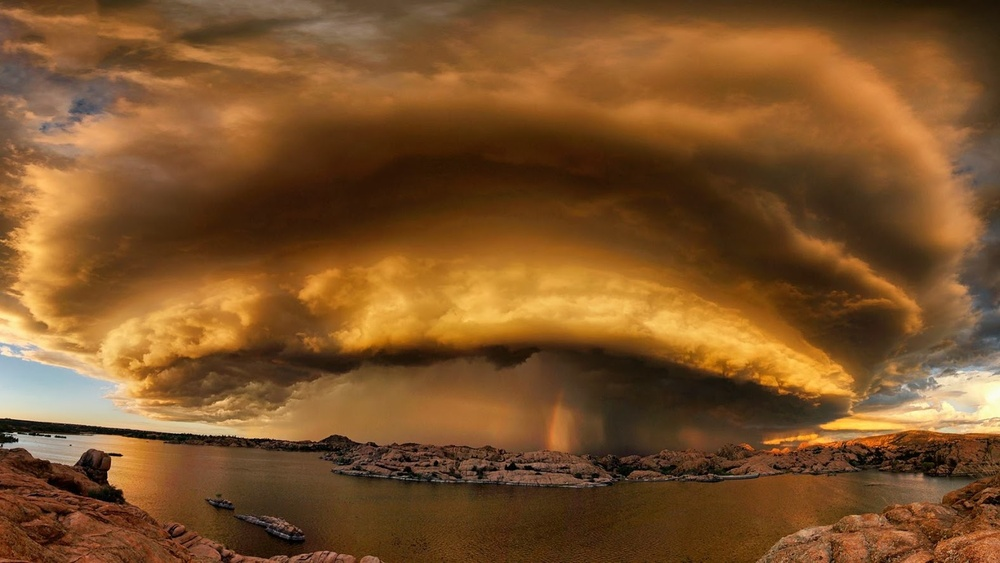
#> input picture Laboratorio 2/tornado.jpg, 1000 x 563 px, shrunk from 1576 x 887 before the run
$ python lab22.py
#> lines starting #> are read from the running program, lines starting #| are printed output that depends on the picture
import cv2
import numpy as np
from matplotlib import pyplot as plt

fileName = 'tornado.jpg'

def hist(image):
    return (cv2.calcHist([image], [0], None, [256], [0, 256]),
        cv2.calcHist([image], [1], None, [256], [0, 256]), cv2.calcHist([image], [2], None, [256], [0, 256]))

def plotHistogram(b, g, r, text):
    plt.figure()
    plt.xlim([0, 256])
    plt.plot(b, 'b')
    plt.plot(g, 'g')
    plt.plot(r, 'r')
    plt.title(text)

def plotBGRImage(image, text):
    image = cv2.cvtColor(image, cv2.COLOR_BGR2RGB)
    plt.figure()
    plt.title(text)
    plt.imshow(image)

image = cv2.imread(fileName)
#> image is the input picture: shape (563, 1000, 3); mean B, G, R 41.5, 83.1, 125.1

b = cv2.equalizeHist(image[:,:,0])
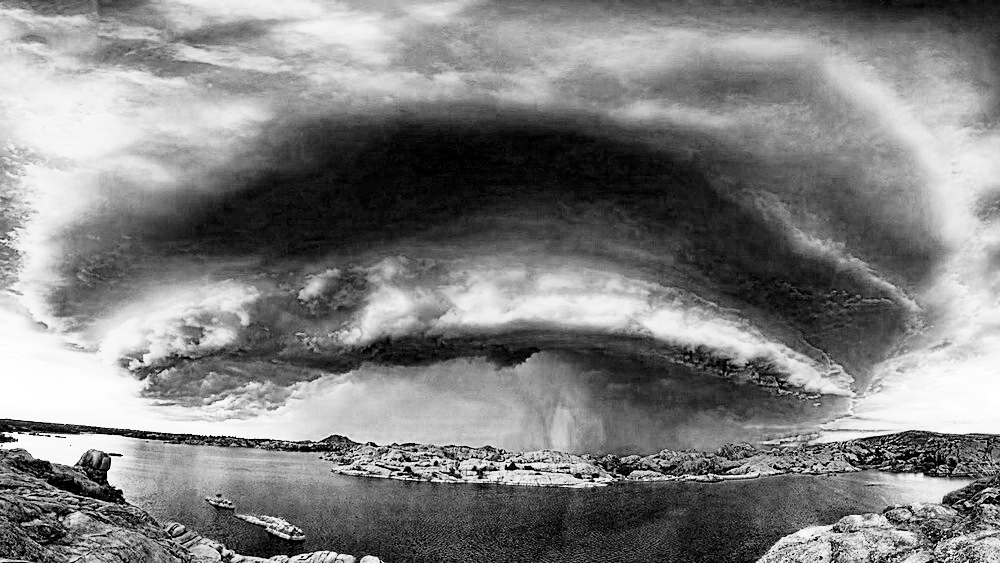
#> b: shape (563, 1000); min 0, max 255, mean 128.1
g = cv2.equalizeHist(image[:,:,1])
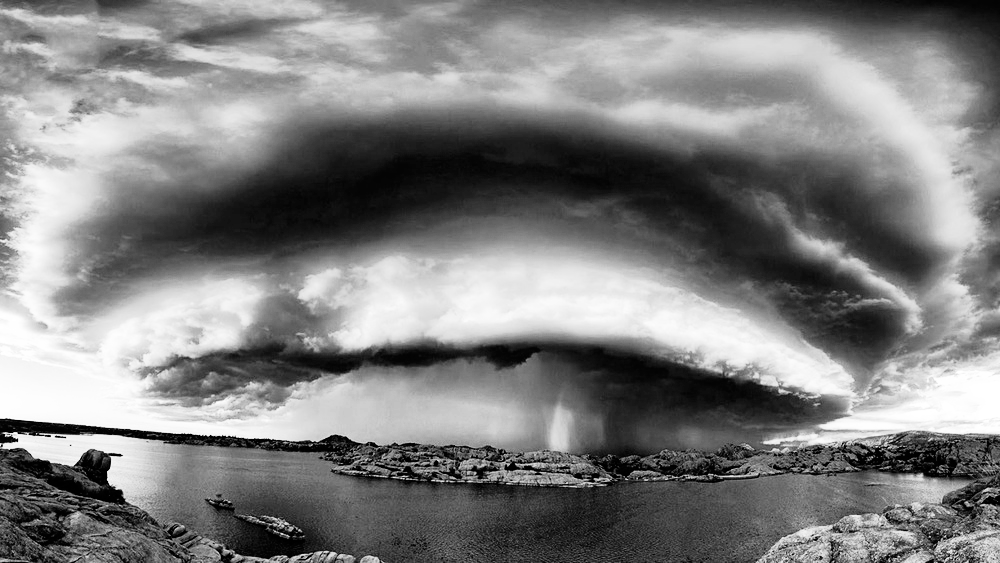
#> g: shape (563, 1000); min 0, max 255, mean 128.4
r = cv2.equalizeHist(image[:,:,2])
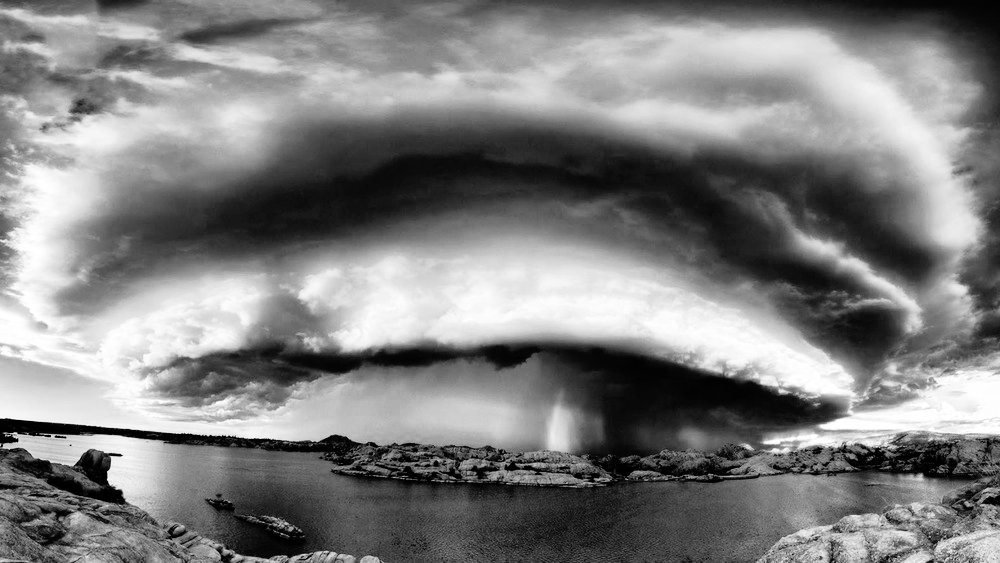
#> r: shape (563, 1000); min 0, max 255, mean 128.2

eqImage = cv2.merge((b,g,r))
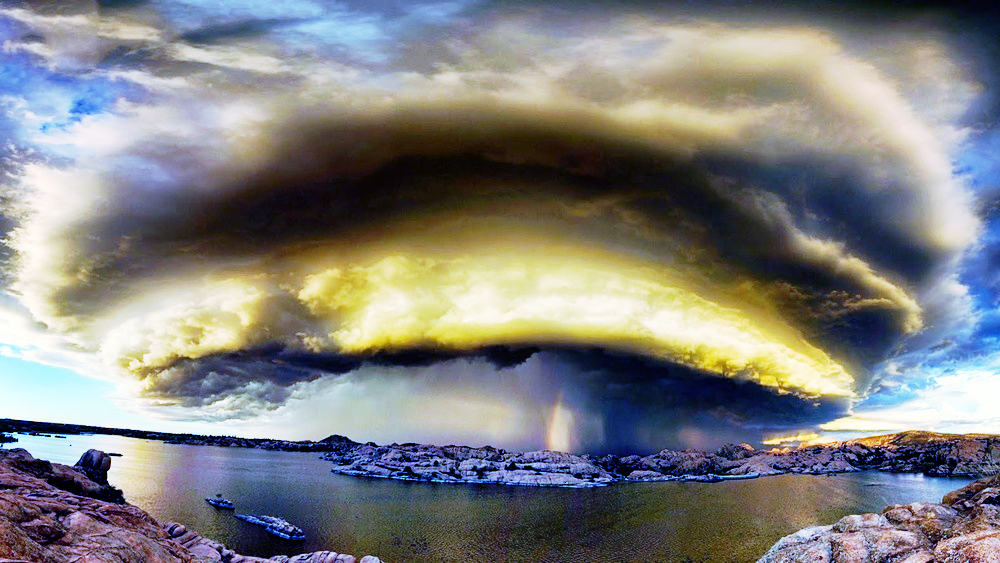
#> eqImage: shape (563, 1000, 3); mean B, G, R 128.1, 128.4, 128.2

blueHistogram, greenHistogram, redHistogram  = hist(image)
#> blueHistogram = 256 values, max 10370 at index 22, min 0 at index 239, mean 2199.2; greenHistogram = 256 values, max 6041 at index 58, min 1 at index 255, mean 2199.2; redHistogram = 256 values, max 4508 at index 68, min 15 at index 0, mean 2199.2
eqBlueHistogram, eqGreenHistogram, eqRedHistogram = hist(eqImage)
#> eqBlueHistogram = 256 values, max 10370 at index 76, min 0 at index 3, mean 2199.2; eqGreenHistogram = 256 values, max 6041 at index 83, min 0 at index 7, mean 2199.2; eqRedHistogram = 256 values, max 4508 at index 40, min 0 at index 13, mean 2199.2

plotHistogram(blueHistogram, greenHistogram, redHistogram, 'Histograma original')
plotHistogram(eqBlueHistogram, eqGreenHistogram, eqRedHistogram, 'Histograma equalizado')

plotBGRImage(image, 'Imagen original')
plotBGRImage(eqImage, 'Imagen equalizada')

plt.show()
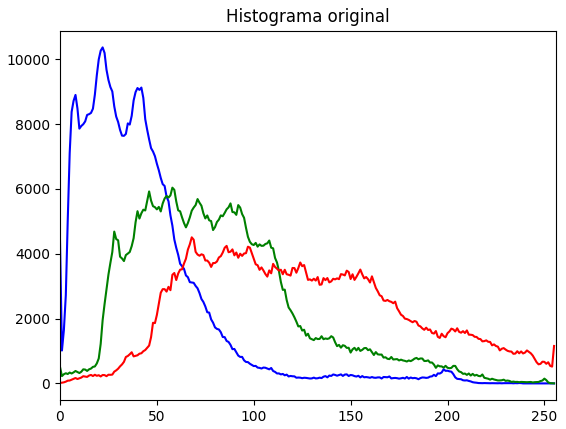
#> figure drawn by matplotlib, 1 panel; curve peaks at x = 22, y = 10370; curve peaks at x = 58, y = 6041; curve peaks at x = 68, y = 4508
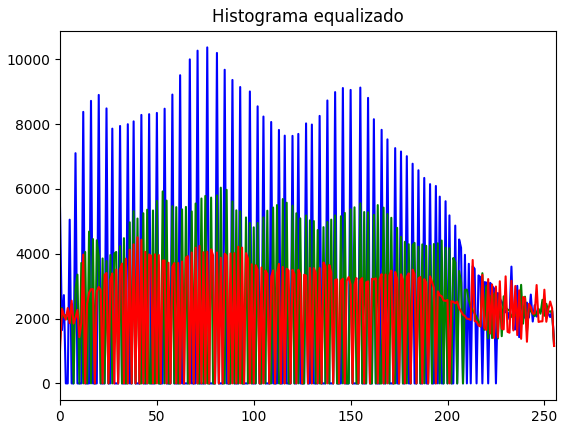
#> figure drawn by matplotlib, 1 panel; curve peaks at x = 76, y = 10370; curve peaks at x = 83, y = 6041; curve peaks at x = 40, y = 4508

$ run again, with Laboratorio 2/NoyaCabrera.jpg copied over Laboratorio 2/tornado.jpg
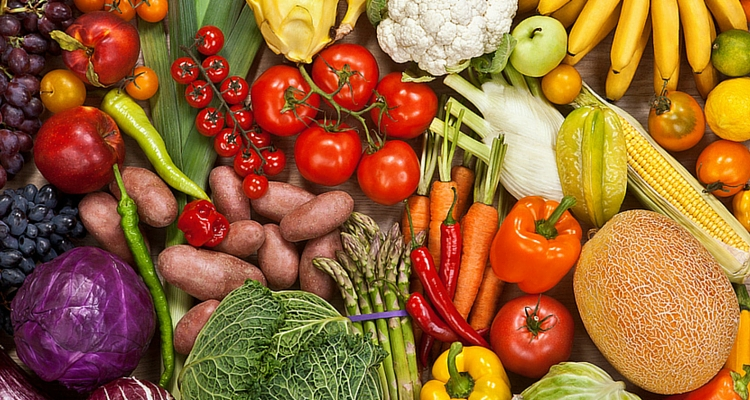
#> input picture Laboratorio 2/NoyaCabrera.jpg, 750 x 400 px
#> image is the input picture: shape (400, 750, 3); mean B, G, R 52.5, 100.6, 152.2
#> `eqImage = cv2.merge((b,g,r))`:
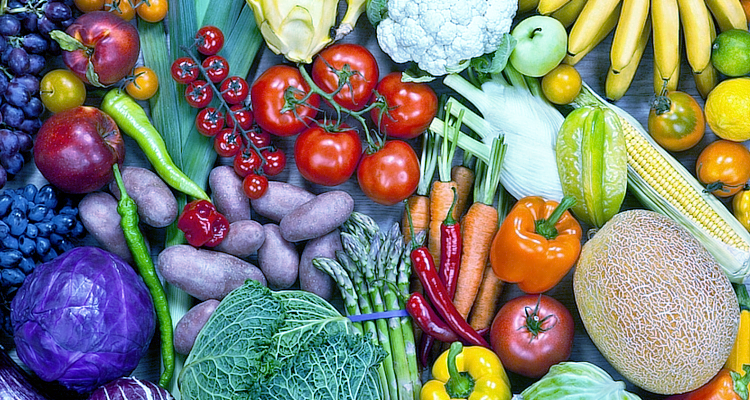
#> eqImage: shape (400, 750, 3); mean B, G, R 117.1, 126.9, 128
#> blueHistogram = 256 values, max 27067 at index 0, min 1 at index 249, mean 1171.9; greenHistogram = 256 values, max 2619 at index 0, min 51 at index 254, mean 1171.9; redHistogram = 256 values, max 6695 at index 255, min 172 at index 5, mean 1171.9
#> eqBlueHistogram = 256 values, max 27067 at index 0, min 0 at index 1, mean 1171.9; eqGreenHistogram = 256 values, max 2619 at index 0, min 0 at index 3, mean 1171.9; eqRedHistogram = 256 values, max 6695 at index 255, min 0 at index 41, mean 1171.9
#> `plt.show()`:
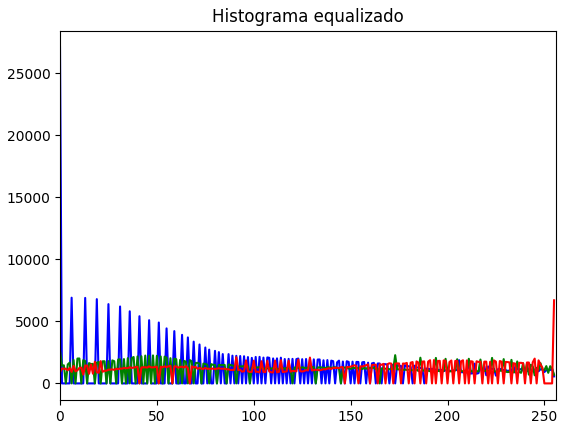
#> figure drawn by matplotlib, 1 panel; curve peaks at x = 0, y = 27067; curve peaks at x = 0, y = 2619; curve peaks at x = 255, y = 6695

$ run again, with Laboratorio 2/Pirata.tif saved as Laboratorio 2/tornado.jpg
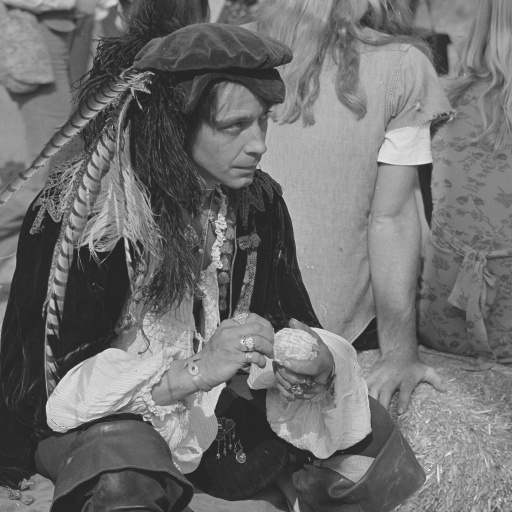
#> input picture Laboratorio 2/Pirata.tif, 512 x 512 px
#> image is the input picture: shape (512, 512, 3); min 31, max 243, mean 111.6
#> `b = cv2.equalizeHist(image[:,:,0])`:
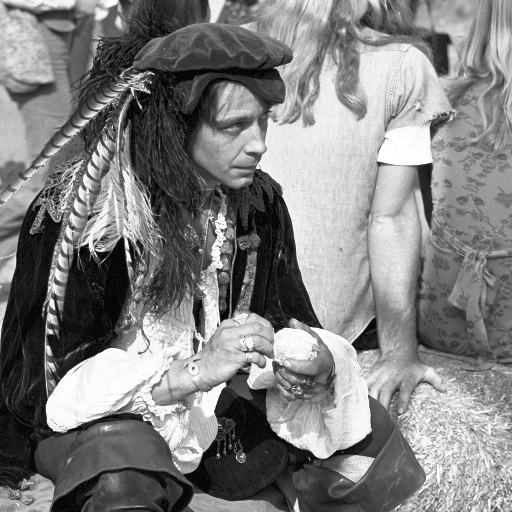
#> b: shape (512, 512); min 0, max 255, mean 128.4
#> blueHistogram = 256 values, max 5333 at index 40, min 0 at index 0, mean 1024; greenHistogram has the same summary as blueHistogram; redHistogram has the same summary as blueHistogram
#> eqBlueHistogram = 256 values, max 5333 at index 16, min 0 at index 3, mean 1024; eqGreenHistogram has the same summary as eqBlueHistogram; eqRedHistogram has the same summary as eqBlueHistogram
#> `plt.show()`:
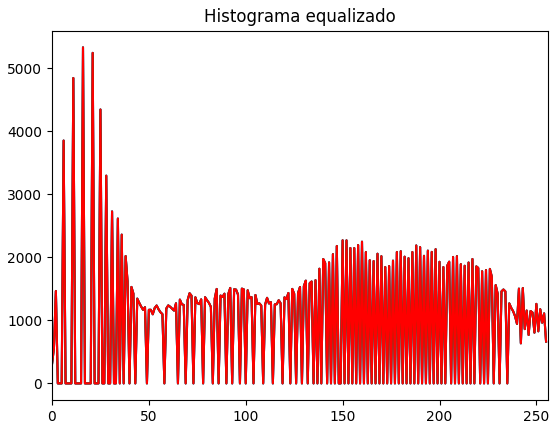
#> figure drawn by matplotlib, 1 panel; curve peaks at x = 16, y = 5333; curve peaks at x = 16, y = 5333; curve peaks at x = 16, y = 5333
